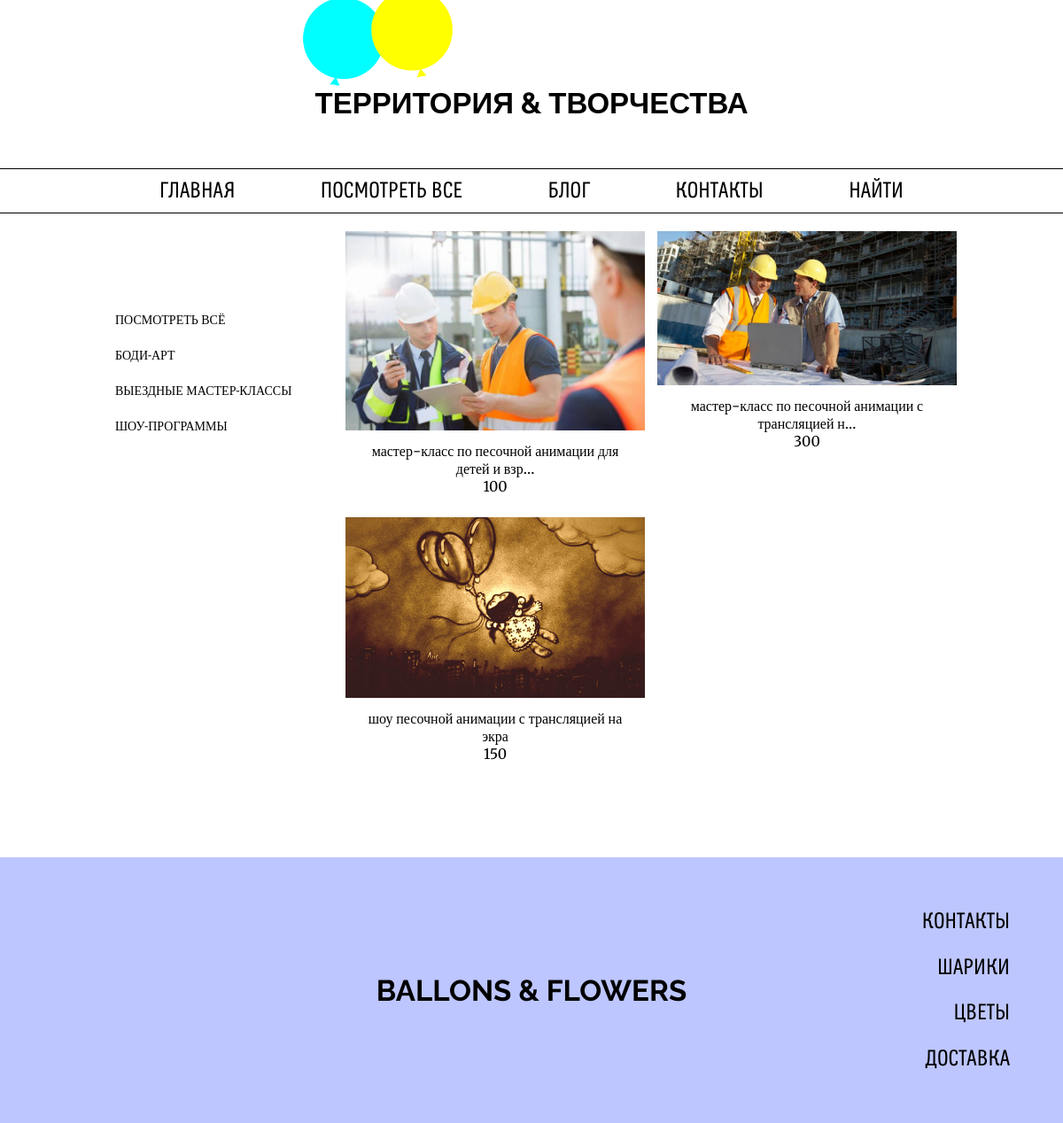
Screenshot of /catalog/pesochnaya-animaciya/ with the database file from the repository.
### creativity_app/models.py (models this page shows, shortened)
class Category(models.Model):
    name = models.CharField(max_length=100, db_index=True, unique=True, verbose_name='Название категории')
    slug = models.SlugField(max_length=250, db_index=True)
    class Meta:
        ordering = ['name']
        verbose_name = 'Категория'
        verbose_name_plural = 'Категории'

class Creativity(models.Model):
    subcategory = models.ForeignKey('SubCategory', related_name='creativity', verbose_name='Подкатегория')
    name = models.CharField(max_length=250, unique=True, verbose_name='Название творчества')
    main_photo = models.ImageField(upload_to='media/images/creativity/', verbose_name='Основное фото')
    text = models.TextField(verbose_name='Описание')
    create = models.DateTimeField(default=timezone.now)
    price = models.IntegerField(default=0)
    class Meta:
        ordering = ['name']
        verbose_name = 'Творчество'
        verbose_name_plural = 'Творчество'

### creativity_app/views.py (the view)
# urls.py: url(r'^catalog/(?P<subcategory_slug>[-\w]+)/$', views.creativity_catalog, name='SubCategoryCreativeList'),
def creativity_catalog(request, subcategory_slug=None):
    subcategory = None
    galka = None
    category = Category.objects.all()
    creativities = Creativity.objects.all()
    if subcategory_slug:
        galka = True
        subcategory = get_object_or_404(SubCategory, slug=subcategory_slug)
        creativities = creativities.filter(subcategory=subcategory)
    return render(request, 'creativity_app/balloons.html', {
        'subcategory': subcategory,
        'category': category,
        'creativities': creativities,
        'galka': galka,
    })

### creativity_app/templates/creativity_app/balloons.html (shortened to what this page needs)
{% load staticfiles %}
<!DOCTYPE html>
<html lang="en">
<head>
	<link rel="stylesheet" href="{% static 'css/reset.css'%}">
	<link rel="stylesheet" href="{% static 'css/styles.css' %}">
	<link rel="stylesheet" href="{% static 'css/balloons.css' %}">
</head>
<body>
	<header>
		<h1><a href="#">ТЕРРИТОРИЯ & ТВОРЧЕСТВА</a></h1>
		<nav>
			<ul>
                <li><a href="{% url "creativity_app:HomePage" %}">Главная</a></li>
				<li><a href="{% url "creativity_app:MainPage" %}">Посмотреть все</a></li>
				<li><a href="#">Блог</a></li>
				<li><a href="#">Контакты</a></li>
				<li><a href="#">Найти</a></li>
			</ul>
		</nav>
		<img src="img/header/header-ballons.png" alt="">
	</header>
	<div class="container">
		<aside>
			<ul class="ballons_filter_list">
                <li>
                    <a href="{% url "creativity_app:MainPage" %}">Посмотреть всё</a>
                </li>
				{% for cat in category %}
                    <li>
					<a href="#">{{ cat.name }}</a>
				    </li>
                {% endfor %}
			</ul>
		</aside>
		<main>
			<section class="items_rows">
				{% for creative in creativities %}
                    <div>
					<a href="{% url "creativity_app:CreativityPage" pk=creative.pk slug=creative.subcategory.slug %}">
						<img src="{{ creative.main_photo.url }}" alt="{{ creative.name }}">
						<div>
							<div>{{ creative.name|truncatechars:50 }}</div>
							<div>{{ creative.price }}</div>
						</div>
					</a>
				</div>
                {% endfor %}
			</section>
		</main>
	</div>
	<footer>
		<h1><a href="#">ballons & flowers</a></h1>
		<nav>
			<ul>
				<li><a href="#">Контакты</a></li>
				<li><a href="#">Шарики</a></li>
				<li><a href="#">Цветы</a></li>
				<li><a href="#">Доставка</a></li>
			</ul>
		</nav>
	</footer>
</body>
</html>

### creativity_app/static/css/styles.css (style rules this page uses)
* { box-sizing: border-box !important; }
body { background-color: #fff; }
h1 { text-align: center; text-transform: uppercase; font-weight: 700; font-size: 33px; font-family: "Raleway", sans-serif; }
h1 a { text-decoration: none; color: #000; }
header { display: flex; flex-wrap: wrap; flex-flow: column; position: relative; }
header h1 { margin-top: 100px; }
header nav { border-top: 1px solid #000; border-bottom: 1px solid #000; padding: 12px 0; margin-top: 57px; }
header nav ul { display: flex; width: 70%; margin: 0 auto; justify-content: space-between; }
header nav ul li { display: inline-block; }
header img { position: absolute; top: 0; left: 28.5%; }
.container, footer { padding: 0 5%; display: flex; flex-wrap: wrap; }
.items_rows { display: flex; border-top: 1px solid black; flex-wrap: wrap; justify-content: space-between; margin-bottom: 82px; }
.items_rows > div { width: 23.5%; position: relative; }
.items_rows > div:after { content: ""; background-color: #000; width: 80%; height: 1px; position: absolute; bottom: -10px; left: 10%; transform: scaleX(0); transition: transform 0.3s ease-in-out; }
.items_rows > div a { display: block; color: #000; text-decoration: none; transition: all 0.3s ease; }
.items_rows > div a img { width: 100%; }
.items_rows > div a > div { width: 90%; margin: 10px auto 0; font: 18px "Merriweather"; text-align: center; }
footer { display: flex; justify-content: center; align-items: center; min-height: 300px; background-color: #bdc6ff; position: relative; }
footer nav { height: 60%; position: absolute; right: 5%; text-align: right; }
footer nav ul { display: flex; height: 100%; flex-flow: column; justify-content: space-between; }
footer nav ul li { display: block; }
nav li a { font-size: 25px; font-family: Boblic; text-transform: uppercase; text-decoration: none; color: #000; transition: all 0.3s ease; }

### creativity_app/static/css/balloons.css (style rules this page uses)
.container { width: 80%; margin: 20px auto 0; padding: 0; }
main { width: 75%; padding-left: 30px; }
.items_rows { border-top: none; }
.items_rows > div { margin-bottom: 25px; width: 49%; }
.items_rows > div a > div { font-size: 16px; }
aside { width: 25%; }
.ballons_filter_list { margin-top: 80px; }
.ballons_filter_list li { overflow: hidden; }
.ballons_filter_list li a { color: black; display: inline-block; position: relative; list-style-type: none; font: 400 14px "Roboto"; padding: 20px 10px; line-height: 0; transition: all 0.5s ease; text-decoration: none; text-transform: uppercase; }
.ballons_filter_list li a:after { content: ""; border-left: 1em solid transparent; border-top: 20px solid transparent; border-bottom: 20px solid transparent; width: 0; height: 0; position: absolute; right: -1em; top: 0; transition: all 0.5s ease; }

### rows the page displays
Category: name "БОДИ-АРТ"
Category: name "ВЫЕЗДНЫЕ МАСТЕР-КЛАССЫ"
Category: name "ШОУ-ПРОГРАММЫ"
Creativity: main_photo (picture), name "мастер-класс по песочной анимации для детей и взр…", price "100"
Creativity: main_photo (picture), name "мастер-класс по песочной анимации с трансляцией н…", price "300"
Creativity: main_photo (picture), name "шоу песочной анимации с трансляцией на экра", price "150"
